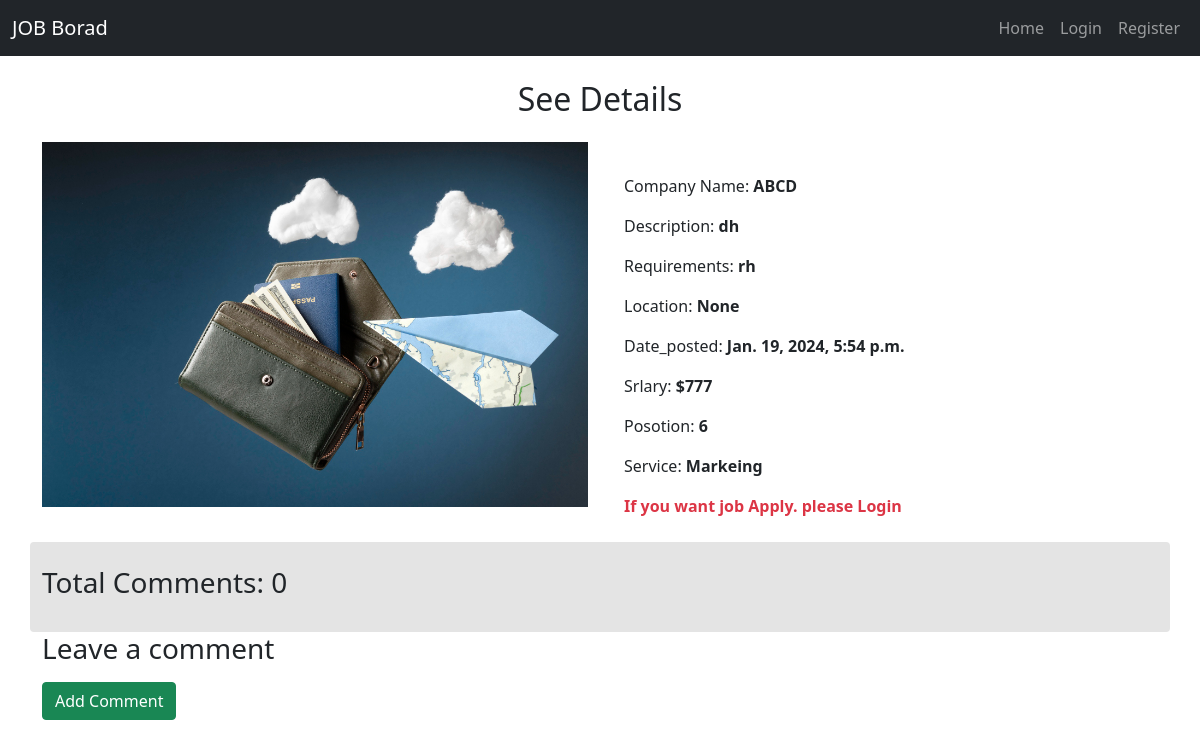
Screenshot of /jon/job_details/2/ with the database file from the repository.
### job_app/models.py (models this page shows, shortened)
class EmployeeModel(models.Model):
    company_name = models.CharField(max_length = 100,blank = True, null = True)
    position = models.IntegerField(blank = True, null = True)
    title = models.CharField(max_length=255,blank = True, null = True)
    description = models.TextField(blank = True, null = True)
    requirements = models.TextField(blank = True, null = True)
    location = models.CharField(max_length=255, blank = True, null = True)
    date_posted = models.DateTimeField(default=timezone.now, blank = True, null = True)
    salary = models.IntegerField()
    service = models.ForeignKey(ServiceModel, on_delete = models.CASCADE, blank = True, null = True)
    image = models.ImageField(upload_to= 'job_app/media/uploads/')

### service_app/models.py (models this page shows)
class ServiceModel(models.Model):
    service = models.CharField(max_length = 50)
    def __str__(self):
        return self.service

### job_app/views.py (the view)
# urls.py: path('job_details/<int:pk>/', JobDetailsView.as_view(), name='job_details' ),
class JobDetailsView(DetailView):
    model = EmployeeModel
    template_name = 'job_details.html'
    def get_context_data(self, **kwargs):
        context = super().get_context_data(**kwargs)
        job = self.object
        if self.request.user.is_authenticated:
            employee_id = job.id
            context['user_has_applied'] = Job_seeker.objects.filter(user=self.request.user, employee=employee_id).exists()
        else:
             context['user_has_applied'] = False
        context['service'] = job
        return context

### job_app/templates/job_details.html (shortened to what this page needs)
{% extends "base.html" %}
{% block title %}
    <h2 class="text-center my-4">See {{job.name}} Details</h2>
{% endblock title %}
{% block content %}
<div class="row">
    <div class="col-md-6">
        <img style="width: 100%" src="{{service.image.url}}" alt="">
    </div>
    <div class="col-md-6 p-4">
        <p>Company Name: <strong>{{service.company_name}}</strong></p>
        <p>Description: <strong>{{service.description}}</strong></p>
        <p>Requirements: <strong>{{service.requirements}}</strong></p>
        <p>Location: <strong>{{service.location}}</strong></p>
        <p>Date_posted: <strong>{{service.date_posted}}</strong></p>
        <p>Srlary: <strong>${{service.salary}}</strong></p>
        <p>Posotion: <strong>{{service.position}}</strong></p>
        <p>Service: <strong>{{service.service}}</strong></p>
        {% if request.user.is_authenticated %}
            {% if not request.user.is_superuser %}
            <a class="btn btn-primary {%if user_has_applied%} disabled{%endif%}" href="{% url 'job_seeker' %}">Apply</a>
            {%if user_has_applied%} You already applied for the job{%endif%}
            {% endif %}
        {% else %}
        <strong class="text-danger">If you want job Apply. please Login</strong>
        {% endif %}
    </div>
</div>
<div class="row rounded py-4" style="background-color: #e4e4e4">
        <h3>Total Comments: {{comments | length}}</h3>
        </div>
<div class="row">
    <h3>Leave a comment</h3>
    <form method="post" novalidate>
        {% load crispy_forms_tags %}
        <input type="submit" value="Add Comment" class="btn btn-success my-2">
    </form>
</div>
{% endblock content %}

### rows the page displays
EmployeeModel: image (picture), company_name "ABCD", description "dh", requirements "rh", location "None", date_posted "Jan. 19, 2024, 5:54 p.m.", salary "777", position "6", service "Markeing"

### other values shown
{{ comments | length }} "0"
